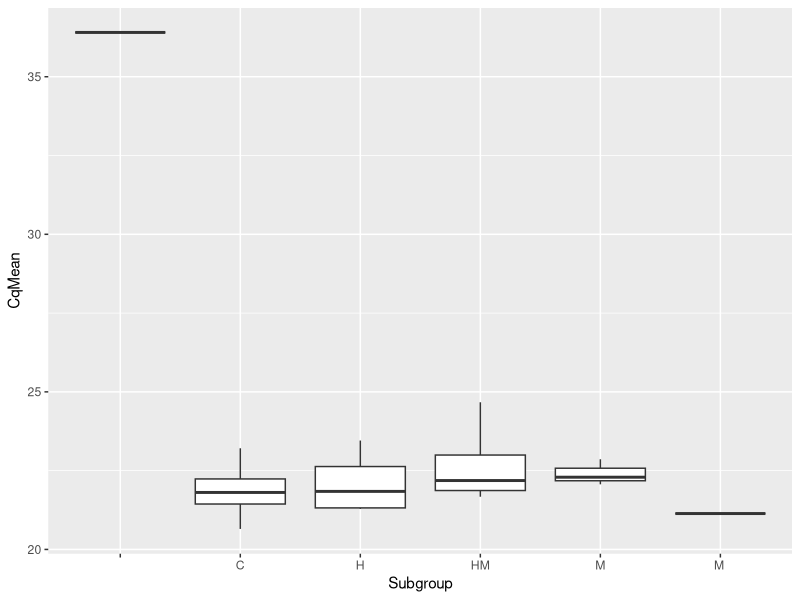
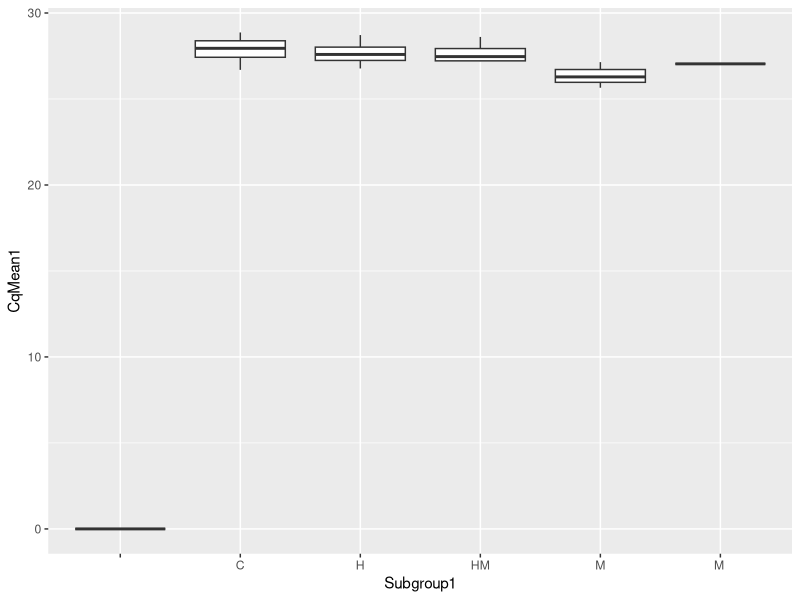
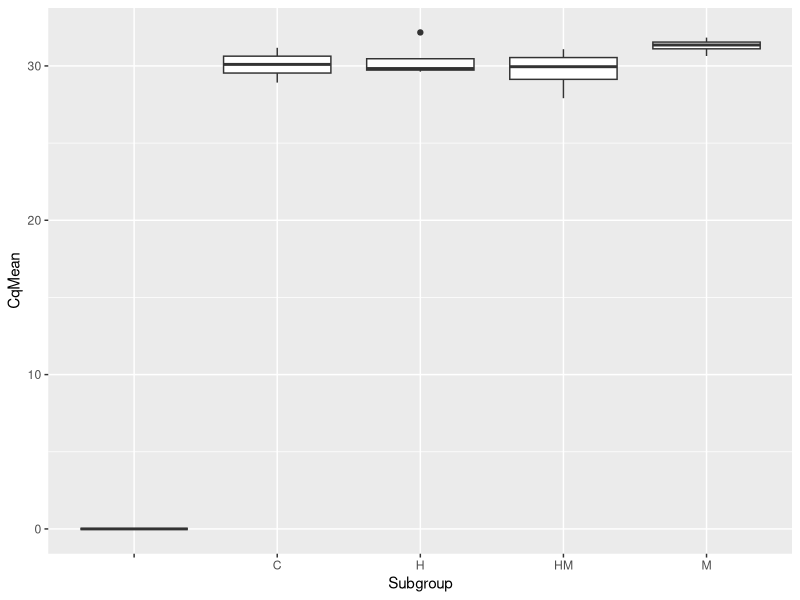

Reproduce these figures in R, in order.
## ---- chunk 1
library(tidyverse)
        
## ---- chunk 2
qPCR_A <- read.csv("../data/qPCRdata-1.csv", header = TRUE)


## ---- chunk 3
qPCR_B <- read.csv("../data/qPCR-data-2-20.csv", header = TRUE)

## ---- chunk 4
ggplot(data = qPCR_A, mapping = aes(x = Subgroup, y = CqMean)) + 
  geom_boxplot()
## ---- chunk 5
ggplot(data = qPCR_A, mapping = aes(x = Subgroup1, y = CqMean1)) + 
  geom_boxplot()
## ---- chunk 6
ggplot(data = qPCR_B, mapping = aes(x = Subgroup, y = CqMean)) + 
  geom_boxplot()
